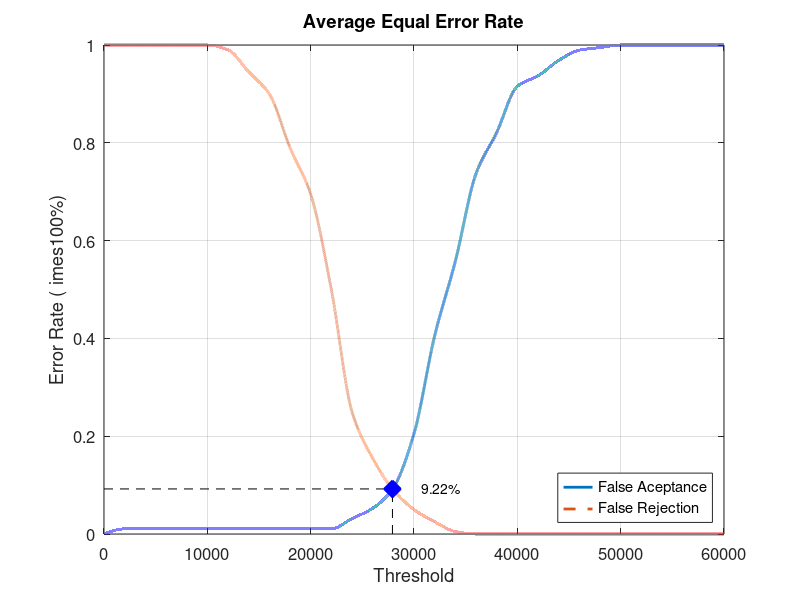
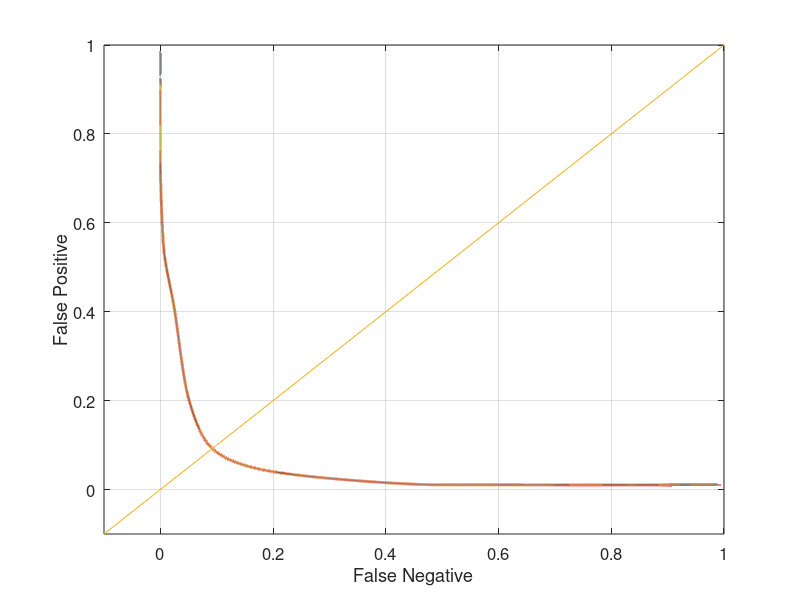

These charts were generated, in order, by the following MATLAB code:
close all;
clear;
clc;
x = 0:2000:60000;
xq = 0:0.5:60000;

y0 = [0 0.0105263 0.0105263 0.0105263 0.0105263 0.0105263 0.0105263 0.0105263 0.0105263 0.0105263 0.0105263 0.0105263 0.0315789 0.0526316 0.0947368 0.205263 0.405263 0.557895 0.736842 0.821053 0.915789 0.936842 0.968421 0.989474 0.994737 1 1 1 1 1 1]
yy0 = interp1(x, y0, xq, 'pchip');
y1 = [1 1 1 1 1 1 0.99 0.945 0.9 0.79 0.695 0.5 0.25 0.155 0.09 0.05 0.025 0.005 0 0 0 0 0 0 0 0 0 0 0 0 0]
yy1 = interp1(x, y1, xq, 'pchip');

% Calculating EER: 
y2 = abs(y0 - y1);
find(y2 == min(y2))
yy2 = abs(yy0 - yy1);
xEER = find(yy2 == min(yy2));
xEERIndex = xq(xEER) % X-axis EER
yEER = yy0(xEER) % Y-axis EER

main = figure
plot(xq, yy0,'-','LineWidth', 2);	hold on
plot(xq, yy1,'--','LineWidth', 2);	hold on
plot([xEERIndex xEERIndex], [0 yEER], 'k--');	hold on
plot([0 xEERIndex], [yEER yEER], 'k--');	hold on
plot(xEERIndex, yEER, 'bx', 'LineWidth', 10);	hold on
text(xEERIndex + 10 * xEERIndex / 100, yEER, [num2str(round((10000 * yEER)) / 100) '%'])
legend('False Aceptance', 'False Rejection', 'Location', 'SouthEast')
xlabel('Threshold')
ylabel('Error Rate (	imes100%)')
title('Average Equal Error Rate')
set(gca, 'FontSize', 12)
axis([0 60000 0 1])
grid on

print(main, 'Database3_3Main', '-dpng');
FNRxFPR = figure('Color', [1 1 1]);
plot(yy1, yy0, '-', yy1, yy0, 'LineWidth', 2);
hold on
y = -0.1:0.1:1
plot(y, y); 
set(gca, 'FontSize', 12)
xlabel('False Negative')
ylabel('False Positive')
axis([-0.1 1 -0.1 1])
set(gca, 'FontSize', 12)
grid on

print(FNRxFPR, 'Database3_3FNRxFPR','-dpng');
